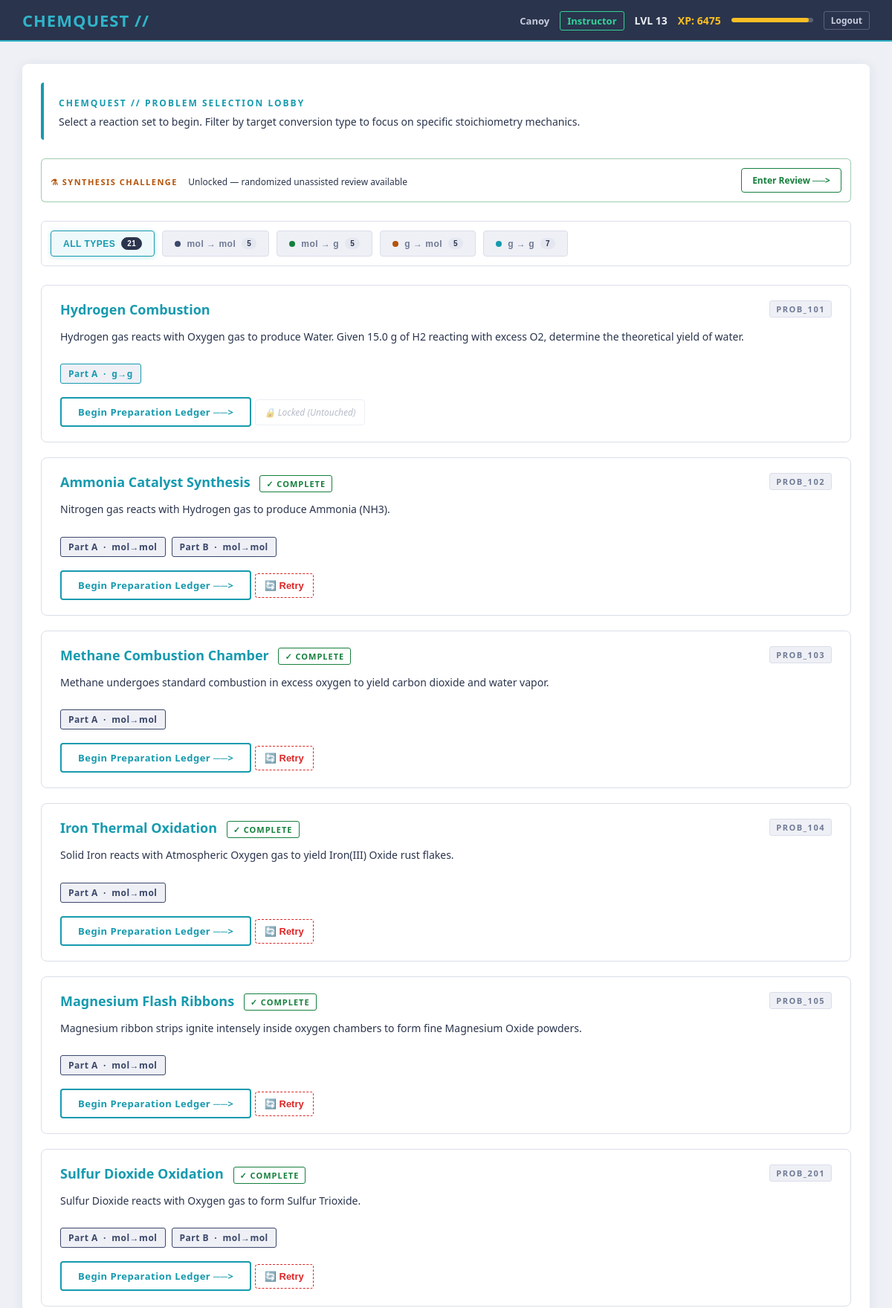
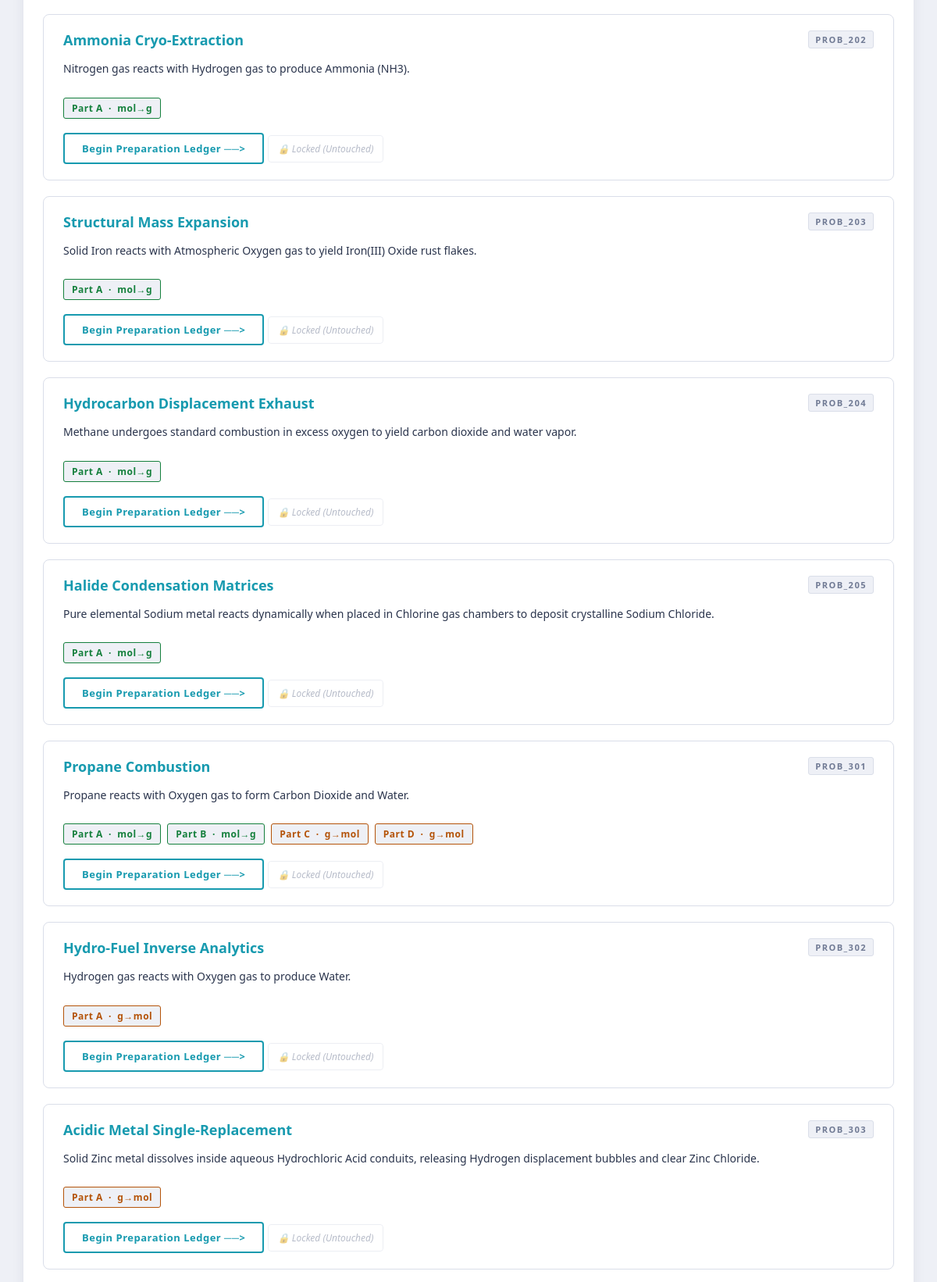
/problem_lobby/ (signed in, upper part), run on the app's committed database (2 pictures, top to bottom).
### core_app/models.py (models this page shows, shortened)
class StoichiometryProblem(models.Model):
    problem_id            = models.CharField(max_length=50, unique=True)
    title                 = models.CharField(max_length=200)
    prompt                = models.TextField()
    reactants_str         = models.CharField(max_length=200)
    products_str          = models.CharField(max_length=200)
    correct_coefficients  = models.CharField(max_length=50)
    is_limiting_problem   = models.BooleanField(default=False)

class ProblemPart(models.Model):
    problem          = models.ForeignKey(StoichiometryProblem, on_delete=models.CASCADE,
                                         related_name='parts')
    part_label       = models.CharField(max_length=10)
    part_prompt      = models.TextField()
    given_substance  = models.ForeignKey(Substance, on_delete=models.PROTECT,
                                         related_name='given_parts')
    given_quantity   = models.DecimalField(max_digits=12, decimal_places=4)
    given_unit       = models.CharField(max_length=10, default='g')
    target_substance = models.ForeignKey(Substance, on_delete=models.PROTECT,
                                         related_name='target_parts')
    target_unit      = models.CharField(max_length=10, default='g')
    conversion_type  = models.CharField(max_length=20, choices=CONVERSION_CHOICES,
                                        default=CONVERSION_G_TO_G)
    correct_answer   = models.DecimalField(max_digits=14, decimal_places=4)
    is_limiting_part = models.BooleanField(default=False)
    order            = models.PositiveSmallIntegerField(default=0)
    limiting_given_quantities = models.JSONField(default=dict, blank=True)
    class Meta:
        ordering = ['order']
        unique_together = [('problem', 'part_label')]

### core_app/views.py (the view)
# urls.py: path('problem_lobby/', views.problem_lobby, name='problem_lobby'),
@login_required
def problem_lobby(request):
    problems = _all_problems()
    answered_problem_ids = set(
        StudentTelemetryLog.objects.filter(user=request.user)
        .values_list('problem_id', flat=True)
    )
    progress_map = {
        pp.problem_id: pp
        for pp in ProblemProgress.objects.filter(user=request.user)
    }
    for problem in problems:
        problem.has_telemetry = problem.problem_id in answered_problem_ids
        prog = progress_map.get(problem.problem_id)
        problem.completed = bool(prog and prog.is_completed(problem))
    completed_count = _completed_problems_count(request.user)
    latest_synthesis = SynthesisAttempt.objects.filter(
        user=request.user).order_by('-created_at').first()
    synthesis_unlocked = completed_count >= SYNTHESIS_ELIGIBILITY_COUNT
    return render(request, 'problem_lobby.html', {
        'problems':               problems,
        'synthesis_unlocked':     synthesis_unlocked,
        'synthesis_completed':    completed_count,
        'synthesis_required':     SYNTHESIS_ELIGIBILITY_COUNT,
        'synthesis_passed':       bool(latest_synthesis and latest_synthesis.passed),
        'synthesis_best_pct':     round(latest_synthesis.score_pct, 1) if latest_synthesis else None,
    })

### templates/problem_lobby.html (shortened to what this page needs)
{% extends 'base.html' %}
{% block content %}
<div class="lobby-header">
    <span style="color: var(--cyber-teal); font-weight: bold; font-size: 12px; letter-spacing: 2px;">CHEMQUEST // PROBLEM SELECTION LOBBY</span>
    <p style="margin: 6px 0 0 0; color: var(--text-light); font-size: 14px;">
        Select a reaction set to begin. Filter by target conversion type to focus on specific stoichiometry mechanics.
    </p>
</div>
<div class="filter-ribbon" style="justify-content:space-between; align-items:center;
     {% if synthesis_unlocked %}border-color: rgba(var(--success-rgb),0.4);{% endif %}">
    <div>
        <span style="font-size:11px; font-weight:bold; letter-spacing:1.5px; color:{% if synthesis_passed %}var(--combo-green){% elif synthesis_unlocked %}var(--constant-gold){% else %}var(--text-muted){% endif %};">
            ⚗ SYNTHESIS CHALLENGE
        </span>
        <span style="font-size:12px; color:var(--text-light); margin-left:10px;">
            {% if synthesis_passed %}
                Credential earned{% if synthesis_best_pct is not None %} · best {{ synthesis_best_pct }}%{% endif %}
            {% elif synthesis_unlocked %}
                Unlocked — randomized unassisted review available
            {% else %}
                Complete {{ synthesis_completed }}/{{ synthesis_required }} problems to unlock randomized review
            {% endif %}
        </span>
    </div>
    {% if synthesis_unlocked %}
    <a href="{% url 'synthesis_challenge' %}"
       style="color:var(--combo-green); font-size:12px; text-decoration:none; border:1px solid var(--combo-green);
              padding:7px 14px; border-radius:4px; font-weight:bold;">
        Enter Review ──>
    </a>
    {% endif %}
</div>
<div class="filter-ribbon">
    <button class="filter-btn active" onclick="filterCategory('all', this)" data-type="all">
        ALL TYPES <span class="filter-count" id="count-all">0</span>
    </button>
    <button class="filter-btn" onclick="filterCategory('mol_to_mol', this)" data-type="mol_to_mol">
        <span style="display:inline-block; width:8px; height:8px; border-radius:50%; background:#3c486a;"></span>
        mol → mol <span class="filter-count" id="count-mol_to_mol">0</span>
    </button>
    <button class="filter-btn" onclick="filterCategory('mol_to_g', this)" data-type="mol_to_g">
        <span style="display:inline-block; width:8px; height:8px; border-radius:50%; background:var(--combo-green);"></span>
        mol → g <span class="filter-count" id="count-mol_to_g">0</span>
    </button>
    <button class="filter-btn" onclick="filterCategory('g_to_mol', this)" data-type="g_to_mol">
        <span style="display:inline-block; width:8px; height:8px; border-radius:50%; background:var(--constant-gold);"></span>
        g → mol <span class="filter-count" id="count-g_to_mol">0</span>
    </button>
    <button class="filter-btn" onclick="filterCategory('g_to_g', this)" data-type="g_to_g">
        <span style="display:inline-block; width:8px; height:8px; border-radius:50%; background:var(--cyber-teal);"></span>
        g → g <span class="filter-count" id="count-g_to_g">0</span>
    </button>
</div>
<div class="problem-grid" id="problemGrid">
    {% for problem in problems %}
    <div class="problem-card" data-conversions="{% for part in problem.parts.all %}{{ part.conversion_type }} {% endfor %}">
        <div class="problem-card-header">
            <div>
                <p class="problem-title">
                    {{ problem.title }}
                    {% if problem.completed %}
                    <span style="font-size:11px; font-weight:bold; padding:3px 8px;
                                 border-radius:3px; border:1px solid var(--combo-green);
                                 color:var(--combo-green); margin-left:8px; vertical-align:middle;
                                 letter-spacing:1px;">✓ COMPLETE</span>
                    {% endif %}
                </p>
                <p class="problem-prompt-preview">{{ problem.prompt }}</p>
            </div>
            <span class="problem-id-badge">{{ problem.problem_id }}</span>
        </div>
        <div class="parts-strip">
            {% for part in problem.parts.all %}
            <span class="part-chip {% if part.conversion_type == 'mol_to_mol' %}mol-to-mol{% elif part.conversion_type == 'mol_to_g' %}mol-to-g{% elif part.conversion_type == 'g_to_mol' %}g-to-mol{% else %}g-to-g{% endif %}">
                Part {{ part.part_label|upper }}
                &nbsp;·&nbsp;
                {% if part.conversion_type == 'mol_to_mol' %}mol→mol
                {% elif part.conversion_type == 'mol_to_g' %}mol→g
                {% elif part.conversion_type == 'g_to_mol' %}g→mol
                {% else %}g→g{% endif %}
            </span>
            {% endfor %}
        </div>
        <a class="btn-start" href="{% url 'preparation_ledger' problem.problem_id %}">
            Begin Preparation Ledger ──>
        </a>
        {% if problem.has_telemetry %}
            <button onclick="return performSystemWipe('{{ problem.problem_id }}');"
            style="text-decoration: none; padding: 8px 12px; border: 1px dashed var(--coral-red); color: var(--coral-red); font-size: 13px; border-radius: 4px; font-weight: bold; display: inline-flex; align-items: center; background-color: transparent; cursor: pointer;">
                🔄 Retry
            </button>
        {% else %}
            <span style="color: var(--text-muted); font-size: 12px; font-style: italic; border: 1px solid var(--border); padding: 8px 12px; border-radius: 4px; pointer-events: none; opacity: 0.5;">
                🔒 Locked (Untouched)
            </span>
        {% endif %}
    </div>
    {% empty %}
    <p style="color: var(--text-muted); font-size: 15px;">
        No problems found. Run <code>python manage.py seed_problems</code> to populate the database.
    </p>
    {% endfor %}
</div>
{% endblock content %}

### templates/base.html (shortened to what this page needs)
<!DOCTYPE html>
<html lang="en">
<head>
</head>
<body>
<header>
    <h1><a href="{% url 'problem_lobby' %}" style="text-decoration:none; color:inherit;">CHEMQUEST //</a></h1>
    <div class="user-status">
        {% if request.user.is_authenticated %}
            <span>
                <a href="{% url 'student_dashboard' %}" style="color:var(--on-navy-muted); font-size:13px; text-decoration: none;">{{ request.user.username }}</a>
            </span>
            {% if request.user.is_staff %}
            <span>
                <a href="{% url 'instructor_dashboard' %}" style="color:var(--green-bright); font-size:13px; text-decoration:none; border:1px solid var(--green-bright); padding:3px 9px; border-radius:3px;">Instructor</a>
            </span>
            {% endif %}
        {% endif %}
        <span id="xp-level-display">LVL {{ user_level }}</span>
        <span class="xp-display" id="xp-total-display">XP: {{ user_total_xp }}</span>
        <div style="width:110px; height:6px; background:rgba(238,240,246,0.25); border-radius:3px;
                    overflow:hidden; cursor:default;"
             title="{{ user_xp_into_level }} / 500 XP into level {{ user_level }}">
            <div id="xp-bar-fill"
                 style="width:{{ user_level_progress_pct }}%; height:100%;
                        background:var(--gold-bright); border-radius:3px;
                        transition:width 0.5s ease;"></div>
        </div>
        {% if request.user.is_authenticated %}
        <a href="{% url 'student_logout' %}"
           style="color:var(--on-navy-muted); font-size:12px; text-decoration:none;
                  border:1px solid rgba(238,240,246,0.25); padding:3px 9px; border-radius:3px;">
            Logout
        </a>
        {% else %}
        <a href="{% url 'student_login' %}"
           style="color:var(--accent-bright); font-size:12px; text-decoration:none;
                  border:1px solid var(--accent-bright); padding:3px 9px; border-radius:3px;">
            Login
        </a>
        {% endif %}
    </div>
</header>
<main>
    <div class="workspace-container">
        {% block content %}{% endblock content %}
    </div>
</main>
</body>
</html>

### data on the page
StoichiometryProblem: title "Hydrogen Combustion", prompt "Hydrogen gas reacts with Oxygen gas to produce Water. Given 15.0 g of H2 reacting with excess O2, determine the theoretical yield of water.", problem_id "PROB_101", shows "🔒 Locked (Untouched)"
ProblemPart: part_label "A", conversion_type "g→g"
StoichiometryProblem: title "Ammonia Catalyst Synthesis", shows "✓ COMPLETE", prompt "Nitrogen gas reacts with Hydrogen gas to produce Ammonia (NH3).", problem_id "PROB_102"
ProblemPart: part_label "A", conversion_type "mol→mol"
ProblemPart: part_label "B", conversion_type "mol→mol"
StoichiometryProblem: title "Methane Combustion Chamber", shows "✓ COMPLETE", prompt "Methane undergoes standard combustion in excess oxygen to yield carbon dioxide and water vapor.", problem_id "PROB_103"
ProblemPart: part_label "A", conversion_type "mol→mol"
StoichiometryProblem: title "Iron Thermal Oxidation", shows "✓ COMPLETE", prompt "Solid Iron reacts with Atmospheric Oxygen gas to yield Iron(III) Oxide rust flakes.", problem_id "PROB_104"
ProblemPart: part_label "A", conversion_type "mol→mol"
StoichiometryProblem: title "Magnesium Flash Ribbons", shows "✓ COMPLETE", prompt "Magnesium ribbon strips ignite intensely inside oxygen chambers to form fine Magnesium Oxide powders.", problem_id "PROB_105"
ProblemPart: part_label "A", conversion_type "mol→mol"
StoichiometryProblem: title "Sulfur Dioxide Oxidation", shows "✓ COMPLETE", prompt "Sulfur Dioxide reacts with Oxygen gas to form Sulfur Trioxide.", problem_id "PROB_201"
ProblemPart: part_label "A", conversion_type "mol→mol"
ProblemPart: part_label "B", conversion_type "mol→mol"
StoichiometryProblem: title "Ammonia Cryo-Extraction", prompt "Nitrogen gas reacts with Hydrogen gas to produce Ammonia (NH3).", problem_id "PROB_202", shows "🔒 Locked (Untouched)"
ProblemPart: part_label "A", conversion_type "mol→g"
StoichiometryProblem: title "Structural Mass Expansion", prompt "Solid Iron reacts with Atmospheric Oxygen gas to yield Iron(III) Oxide rust flakes.", problem_id "PROB_203", shows "🔒 Locked (Untouched)"
ProblemPart: part_label "A", conversion_type "mol→g"
StoichiometryProblem: title "Hydrocarbon Displacement Exhaust", prompt "Methane undergoes standard combustion in excess oxygen to yield carbon dioxide and water vapor.", problem_id "PROB_204", shows "🔒 Locked (Untouched)"
ProblemPart: part_label "A", conversion_type "mol→g"
StoichiometryProblem: title "Halide Condensation Matrices", prompt "Pure elemental Sodium metal reacts dynamically when placed in Chlorine gas chambers to deposit crystalline Sodium Chloride.", problem_id "PROB_205", shows "🔒 Locked (Untouched)"
ProblemPart: part_label "A", conversion_type "mol→g"
StoichiometryProblem: title "Propane Combustion", prompt "Propane reacts with Oxygen gas to form Carbon Dioxide and Water.", problem_id "PROB_301", shows "🔒 Locked (Untouched)"
ProblemPart: part_label "A", conversion_type "mol→g"
ProblemPart: part_label "B", conversion_type "mol→g"
ProblemPart: part_label "C", conversion_type "g→mol"
ProblemPart: part_label "D", conversion_type "g→mol"
StoichiometryProblem: title "Hydro-Fuel Inverse Analytics", prompt "Hydrogen gas reacts with Oxygen gas to produce Water.", problem_id "PROB_302", shows "🔒 Locked (Untouched)"
ProblemPart: part_label "A", conversion_type "g→mol"
StoichiometryProblem: title "Acidic Metal Single-Replacement", prompt "Solid Zinc metal dissolves inside aqueous Hydrochloric Acid conduits, releasing Hydrogen displacement bubbles and clear Zinc Chloride.", problem_id "PROB_303", shows "🔒 Locked (Untouched)"
ProblemPart: part_label "A", conversion_type "g→mol"

### other printed values
{{ request.user.username }} "Canoy"
{{ user_level }} "13"
{{ user_total_xp }} "6475"
